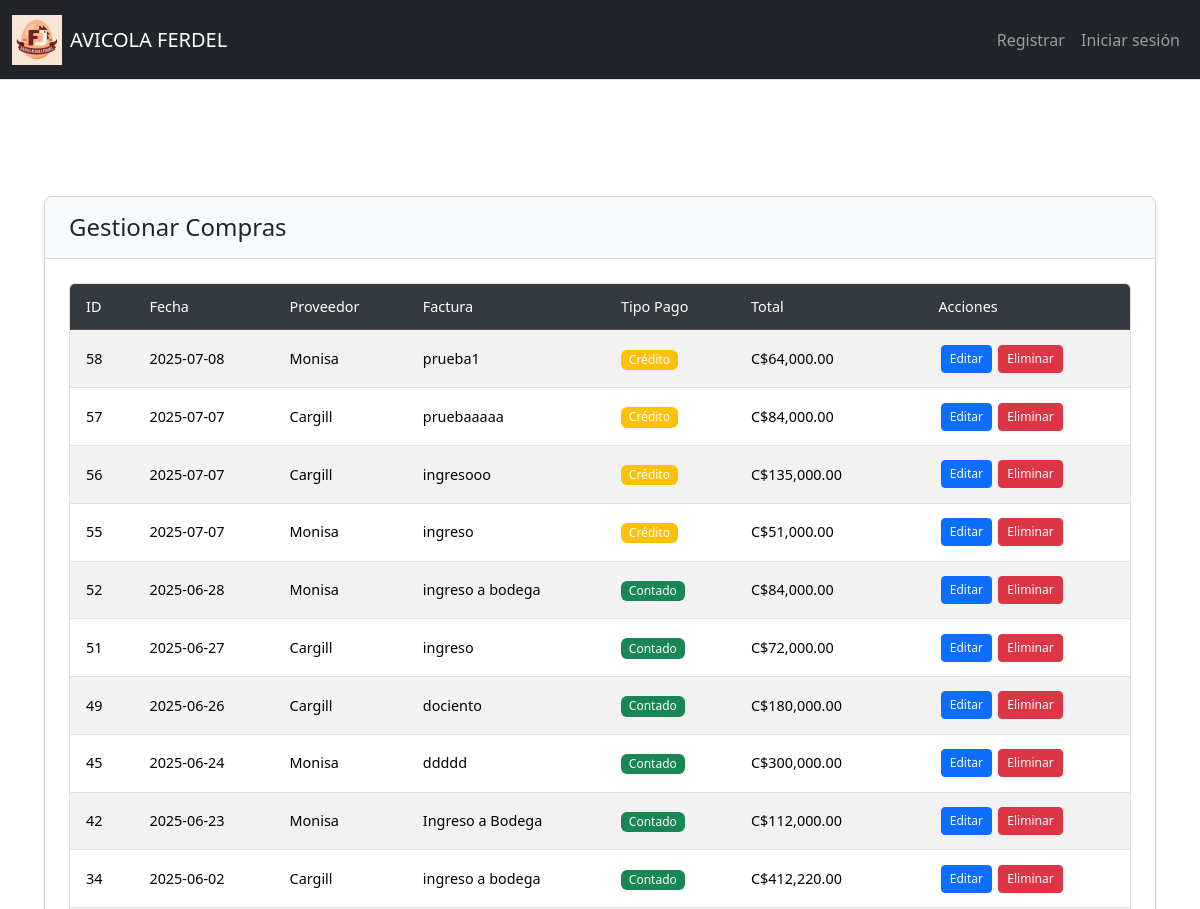
The app's page /gestionar_compras (upper part), older data.
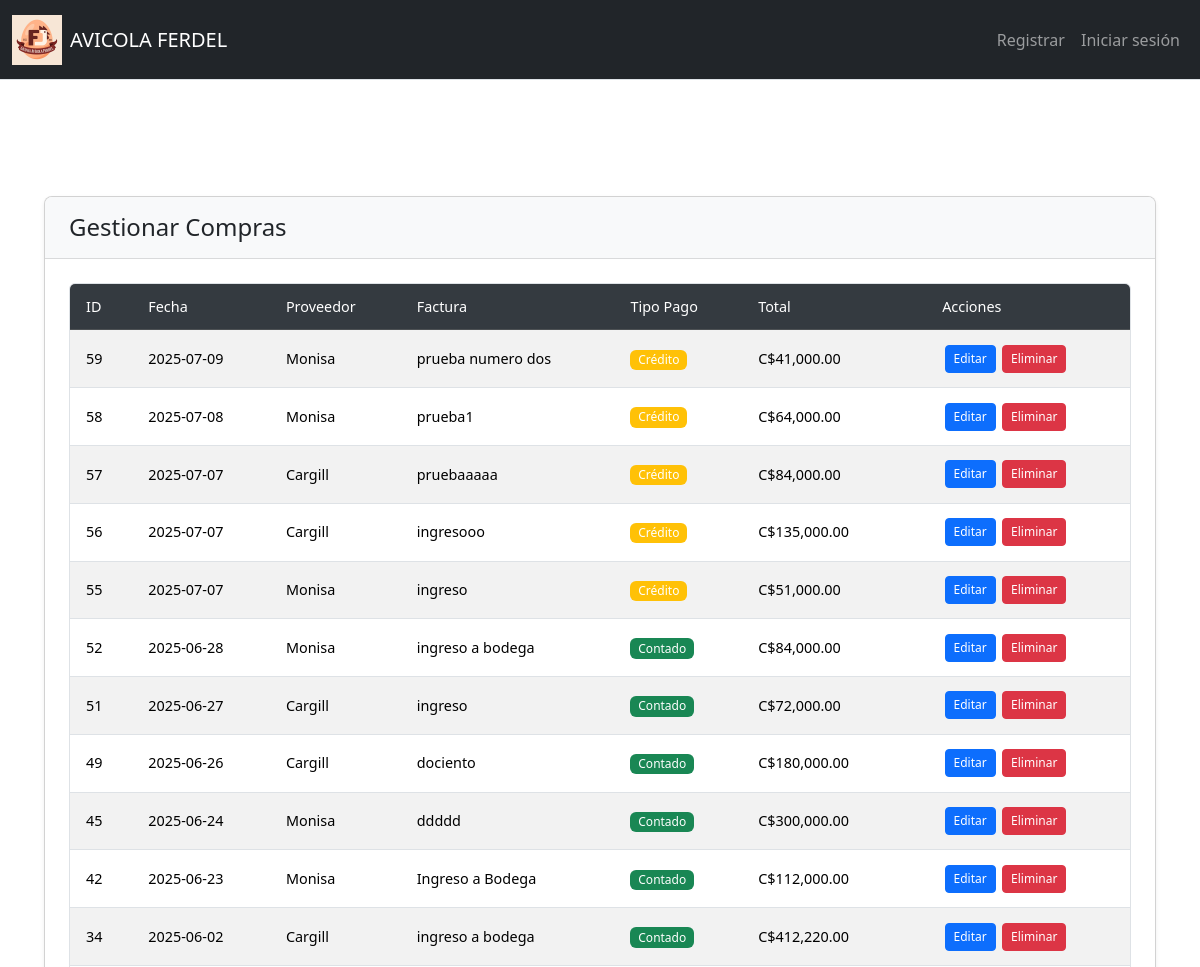
The same page, newer data.
### tables this page shows
CREATE TABLE Movimientos_Inventario (
    ID_Movimiento INTEGER PRIMARY KEY AUTOINCREMENT,
    ID_TipoMovimiento INTEGER,
    N_Factura TEXT,
    Contado_Credito INTEGER,
    Fecha DATE,
    ID_Proveedor INTEGER,
    Observacion TEXT,
    IVA NUMERIC,
    Retencion NUMERIC,
    ID_Empresa INTEGER,
    ID_Bodega INTEGER,
    ID_Ruta INTEGER,
    UbicacionEntrega TEXT,
    FOREIGN KEY (ID_TipoMovimiento) REFERENCES Catalogo_Movimientos(ID_TipoMovimiento),
    FOREIGN KEY (ID_Proveedor) REFERENCES Proveedores(ID_Proveedor),
    FOREIGN KEY (ID_Empresa) REFERENCES Empresa(ID_Empresa),
    FOREIGN KEY (ID_Bodega) REFERENCES Bodegas(ID_Bodega),
    FOREIGN KEY (ID_Ruta) REFERENCES Rutas(ID_Ruta)
);

CREATE TABLE Proveedores (
    ID_Proveedor INTEGER PRIMARY KEY AUTOINCREMENT,
    Nombre TEXT NOT NULL,
    Telefono TEXT,
    Direccion TEXT,
    RUC_CEDULA TEXT
);

### app.py (the view)
@app.route("/gestionar_compras")
def gestionar_compras():
    compras = db.execute("""
        SELECT
            mi.ID_Movimiento AS id,
            mi.Fecha AS fecha,
            p.Nombre AS proveedor,
            p.ID_Proveedor AS proveedor_id,
            mi.N_Factura AS factura,
            mi.Contado_Credito AS tipo_pago,
            mi.Observacion AS observacion,
            mi.ID_Bodega AS id_bodega,
            mi.ID_Empresa AS id_empresa,
            IFNULL(SUM(dmi.Costo_Total), 0) AS total
        FROM Movimientos_Inventario mi
        JOIN Proveedores p ON mi.ID_Proveedor = p.ID_Proveedor
        LEFT JOIN Detalle_Movimiento_Inventario dmi ON mi.ID_Movimiento = dmi.ID_Movimiento
        WHERE mi.ID_TipoMovimiento = 1
        GROUP BY mi.ID_Movimiento
        ORDER BY mi.ID_Movimiento DESC
    """)
    print(f"Total de compras recuperadas: {len(compras)}")
    proveedores = db.execute("SELECT ID_Proveedor AS id, Nombre FROM Proveedores")
    empresas = db.execute("SELECT ID_Empresa, Descripcion FROM Empresa")
    bodegas = db.execute("SELECT ID_Bodega, Nombre FROM Bodegas")
    productos = db.execute("SELECT ID_Producto AS id, Descripcion FROM Productos ORDER BY Descripcion")
    inventario_query = """
        SELECT
            ib.ID_Bodega,
            ib.ID_Producto,
            p.Descripcion,
            ib.Cantidad as stock,
            COALESCE(
                (SELECT dmi.Precio_Unitario
                 FROM Detalle_Movimiento_Inventario dmi
                 JOIN Movimientos_Inventario mi ON dmi.ID_Movimiento = mi.ID_Movimiento
                 WHERE dmi.ID_Producto = ib.ID_Producto
                   AND mi.ID_Bodega = ib.ID_Bodega
                   AND mi.ID_TipoMovimiento = 1
                 ORDER BY mi.Fecha DESC
                 LIMIT 1), 0
            ) as precio_compra
        FROM Inventario_Bodega ib
        JOIN Productos p ON ib.ID_Producto = p.ID_Producto
        WHERE ib.Cantidad > 0
        ORDER BY ib.ID_Bodega, p.Descripcion
    """
    try:
        inventario_resultados = db.execute(inventario_query)
        inventario_por_bodega = {}
        for row in inventario_resultados:
            bodega_id = str(row['ID_Bodega'])
            producto_id = str(row['ID_Producto'])
            if bodega_id not in inventario_por_bodega:
                inventario_por_bodega[bodega_id] = {}
            inventario_por_bodega[bodega_id][producto_id] = {
                'descripcion': row['Descripcion'],
                'stock': row['stock'],
                'precio': float(row['precio_compra']) if row['precio_compra'] else 0
            }
    except Exception as e:
        print(f"Error en consulta de inventario: {e}")
        inventario_por_bodega = {}
    for compra in compras:
        try:
            compra['productos'] = db.execute("""
                SELECT
                    dmi.ID_Producto as id_producto,
                    p.Descripcion as descripcion,
                    dmi.Cantidad as cantidad,
                    dmi.Precio_Unitario as costo,
                    0 as iva,
                    0 as descuento,
                    COALESCE(ib.Cantidad, 0) as stock
                FROM Detalle_Movimiento_Inventario dmi
                JOIN Productos p ON dmi.ID_Producto = p.ID_Producto
                LEFT JOIN Inventario_Bodega ib ON ib.ID_Producto = dmi.ID_Producto
                    AND ib.ID_Bodega = ?
                WHERE dmi.ID_Movimiento = ?
            """, compra['id_bodega'], compra['id'])
        except Exception as e:
            print(f"Error obteniendo productos de compra {compra['id']}: {e}")
            compra['productos'] = []
    return render_template("gestionar_compras.html",
                           compras=compras,
                           proveedores=proveedores,
                           empresas=empresas,
                           bodegas=bodegas,
                           productos=productos,
                           inventario_por_bodega=inventario_por_bodega)

### app.py (called while the page is built)
@app.after_request
def after_request(response):
    response.headers["Cache-Control"] = "no-cache, no-store, must-revalidate"
    response.headers["Expires"] = 0
    response.headers["Pragma"] = "no-cache"
    return response

### Templates/gestionar_compras.html (shortened to what this page needs)
{% extends "layout.html" %}
{% block main %}
<div class="container-fluid py-4">
  <div class="row">
    <div class="col-12">
      <div class="card">
        <div class="card-header">
          <h4 class="mb-0">Gestionar Compras</h4>
        </div>
        <div class="card-body">
          <div class="table-responsive">
            <table class="table table-striped table-hover">
              <thead class="table-dark">
                <tr>
                  <th>ID</th>
                  <th>Fecha</th>
                  <th>Proveedor</th>
                  <th>Factura</th>
                  <th>Tipo Pago</th>
                  <th>Total</th>
                  <th>Acciones</th>
                </tr>
              </thead>
              <tbody>
                {% for compra in compras %}
                <tr>
                  <td>{{ compra.id }}</td>
                  <td>{{ compra.fecha }}</td>
                  <td>{{ compra.proveedor }}</td>
                  <td>{{ compra.factura or 'Sin factura' }}</td>
                  <td>
                    {% if compra.tipo_pago == 0 %}
                    <span class="badge bg-success">Contado</span>
                    {% else %}
                    <span class="badge bg-warning">Crédito</span>
                    {% endif %}
                  </td>
                  <td>C${{ "{:,.2f}".format(compra.total) }}</td>
                  <td>
                    <div class="d-flex flex-wrap">
                      <a href="{{ url_for('editar_compra', id_compra=compra.id) }}" class="btn btn-sm btn-primary">
                        Editar
                      </a>
                      <a href="{{ url_for('eliminar_compra', id=compra.id) }}" class="btn btn-sm btn-danger ms-1"
                        onclick="return confirm('¿Eliminar esta compra?')">
                        Eliminar
                      </a>
                    </div>
                  </td>
                </tr>
                {% endfor %}
              </tbody>
            </table>
          </div>
        </div>
      </div>
    </div>
  </div>
</div>
{% endblock %}

Row changes from the older to the newer data that the page shows:
added Movimientos_Inventario: id "59", fecha "2025-07-09", proveedor "Monisa", N_Factura "prueba numero dos", Contado_Credito "Crédito", total "41,000.00"
